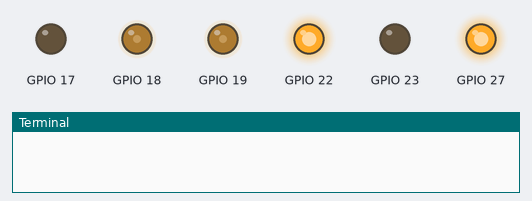
The program below on a simulated Raspberry Pi (BCM pin numbers). Shown: output pins drawn as LEDs (lit = HIGH), the last lines printed to the terminal.

Above: at 0.1 s.
At 1.1 s:
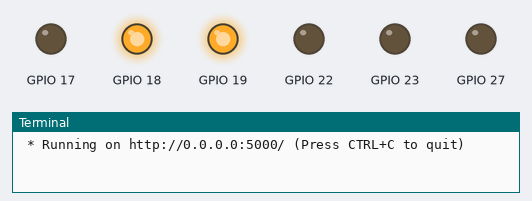
Timing chart, 0 to 2.6 s (numbered marks = the images above):
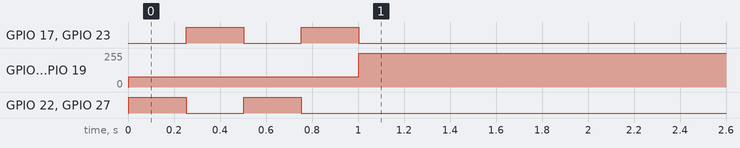

The program:

main.py
```python
from flask import Flask, request, jsonify
from flask_socketio import SocketIO, join_room, emit, send
from test_twowheel import test_controller
from twowheel import TwoWheelController
import signal
import sys


app = Flask(__name__, static_url_path="")
socketio = SocketIO(app)


@app.route("/")
def index():
    return app.send_static_file("index.html")


@socketio.on("set_axis")
def set_axis(data):
    print(data)
    controller.set_axis(x=data["x"], y=data["y"])


if __name__ == "__main__":
    controller = TwoWheelController()
    test_controller(controller)

    socketio.run(app, debug=True, host="0.0.0.0")
```

test_twowheel.py
```python
from device import Motor
from time import sleep
from twowheel import TwoWheelController


def test_controller(controller):
    for _ in range(2):
        controller.set_axis(x=-0.3)
        sleep(0.25)

        controller.set_axis(x=0.3)
        sleep(0.25)

        controller.set_axis()


if __name__ == "__main__":
    controller = TwoWheelController()
    test_controller(controller)
```

twowheel.py
```python
from device import Motor
from time import sleep
import math


class TwoWheelController:
    """The class represents the controller for a two-wheeled robot. The controller
    class must implement set_axis function.
    """

    def __init__(self):
        super(TwoWheelController, self).__init__()

        self.left_motor = Motor(22, 23, 19)
        self.right_motor = Motor(17, 27, 18)

    def set_axis(self, x=0.0, y=0.0):
        """The function both control the forward / backward speed and the rotation
        speed of a two wheeled robot.

        Args:
            x (float, optional): the rotational speed of the robot. Defaults to 0.0.
            y (float, optional): the forward / backward speed of the robot. Defaults to 0.0.
        """
        left = x + y
        left = max(-1.0, min(1.0, left))  # Clamp to [-1, 1]
        self.left_motor.set_throttle(None if math.isclose(left, 0.0) else left)

        right = -x + y
        right = max(-1.0, min(1.0, right))  # Clamp to [-1, 1]
        self.right_motor.set_throttle(None if math.isclose(right, 0.0) else right)
```

device.py
```python
from gpiozero import Device
from gpiozero.pins.pigpio import PiGPIOFactory
from gpiozero import DigitalOutputDevice, PWMOutputDevice
import time

Device.pin_factory = PiGPIOFactory()


class Motor:
    """
    The class takes three pin numbers as the input to control one of the motor connected to TB6612FNG module.
    """

    def __init__(self, in1, in2, pwm):
        self.in1 = DigitalOutputDevice(in1)
        self.in1.off()

        self.in2 = DigitalOutputDevice(in2)
        self.in2.on()

        self.pwm = PWMOutputDevice(pwm, frequency=1000)

    def set_throttle(self, val):
        """Control the orientation and the speed of the motor.
        Arguments:
            val: a number between -1.0 and 1.0. The motor rotates in forward direction if val > 1, otherwise in reverse direction.
            Setting val to None will set the motor to stop mode.
        """

        # Set the motor to stop mode.
        if val is None:
            self.in1.off()
            self.in2.off()
            self.pwm.value = 1.0

        else:
            # Determine the orientation of the motor.
            if val > 0.0:
                self.in1.off()
                self.in2.on()
            else:
                self.in1.on()
                self.in2.off()

            # Clamp the pwm signal (throttle) to [0, 1].
            pwm = max(0.0, min(abs(val), 1.0))

            # Note that setting PWM to low will brake the motor no matter what
            # in1 and in2 input is.
            self.pwm.value = pwm
```
